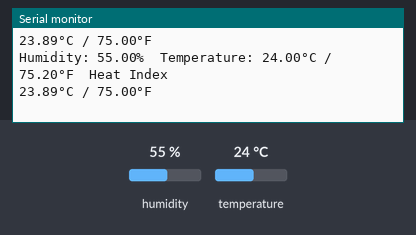
The sketch below on a simulated Arduino Uno, built with avr-gcc and run on an emulated ATmega328P. Shown: the last lines printed to the serial monitor. The inputs (shaded band) are chosen by the test bench; at power-on: humidity 55 %, temperature 24 °C.

Above: at 4.8 s.
4.9 s: humidity set to 22 %
At 7.5 s:
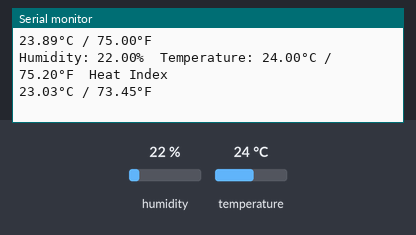
7.9 s: temperature set to 12 °C
At 9.5 s:
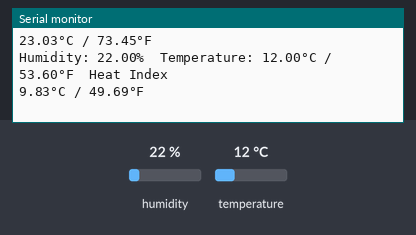
10.9 s: humidity set to 40 %
At 13.2 s:
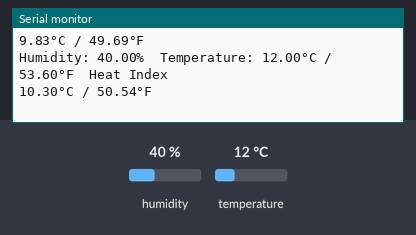
Timing chart, 0 to 14.7 s (numbered marks = the images above; inputs shaded):
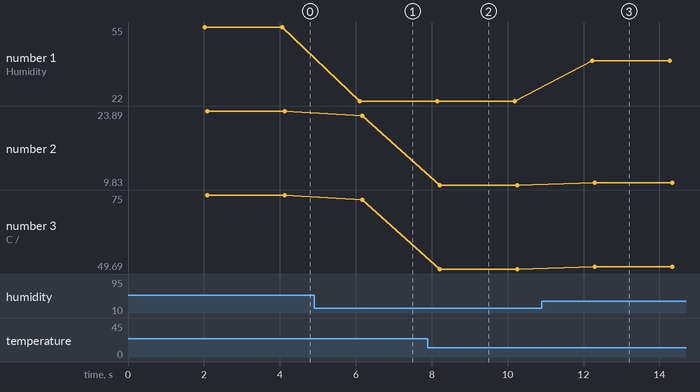

The sketch:

DHT.ino
```cpp
#include "DHT.h"

#define DHT_TYPE DHT11 // DHT 11
//#define DHT_TYPE DHT21 // DHT 21
//#define DHT_TYPE DHT22 // DHT 22

#define DHT_PIN 2 // Pin sensor is connected to

DHT dht(DHT_PIN, DHT_TYPE);

void setup(){
  Serial.begin(9600);
  Serial.println("DHT11 Humidity & temperature Sensor\n\n");
}

void loop(){
  delay(2000); // Wait at least 2 seconds between measurements

  // Reading temperature or humidity takes about 250 milliseconds!
  // Sensor readings may also be up to 2 seconds 'old' (its a very slow sensor)
  float h = dht.readHumidity();
  // Read temperature as Celsius (the default)
  float tc = dht.readTemperature();
  // Read temperature as Fahrenheit (isFahrenheit = true)
  float tf = dht.readTemperature(true);

  // Check if any reads failed and exit early (to try again).
  if (isnan(h) || isnan(tc) || isnan(tf)) {
    Serial.println("Failed to read from DHT sensor!");
    return;
  }

  // Compute heat index in Fahrenheit (the default)
  float hif = dht.computeHeatIndex(tf, h);
  // Compute heat index in Celsius (isFahreheit = false)
  float hic = dht.computeHeatIndex(tc, h, false);

  Serial.print("Humidity: ");
  Serial.print(h);
  Serial.print("%\t");
  Serial.print("Temperature: ");
  Serial.print(tc);
  Serial.print("°C / ");
  Serial.print(tf);
  Serial.print("°F\t");
  Serial.println("Heat Index");
  Serial.print(hic);
  Serial.print("°C / ");
  Serial.print(hif);
  Serial.println("°F");
}
```

Measured:
- after the input at 4.9 s, the serial monitor: prints a new line after 1.2 s (image 1)
- after the input at 7.9 s, the serial monitor: prints a new line after 0.25 s (image 2)
- after the input at 10.9 s, the serial monitor: prints a new line after 1.3 s (image 3)
- plotted number 1: 55 → 22 after the input at 4.9 s, 22 → 40 after the input at 10.9 s
- plotted number 2: 23.89 → 23.03 after the input at 4.9 s, 23.03 → 9.83 after the input at 7.9 s, 9.83 → 10.3 after the input at 10.9 s
- plotted number 3: 75 → 73.45 after the input at 4.9 s, 73.45 → 49.69 after the input at 7.9 s, 49.69 → 50.54 after the input at 10.9 s
